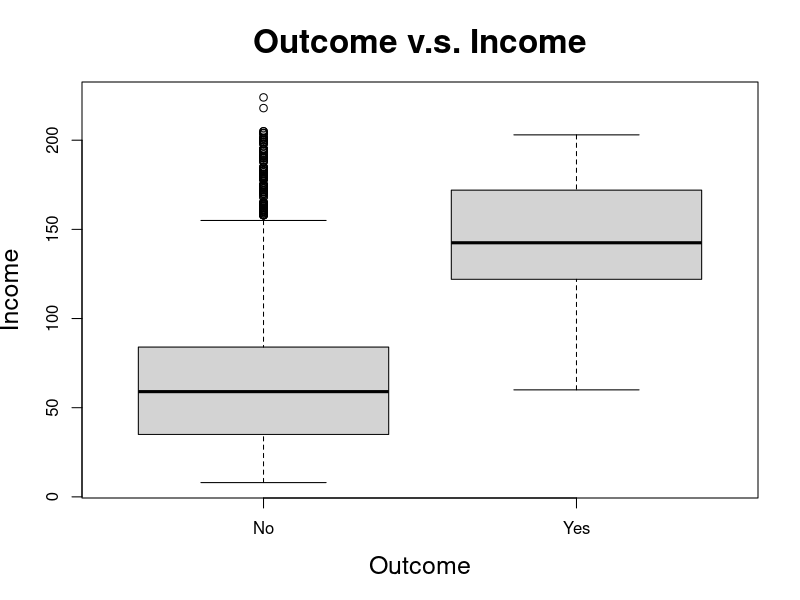
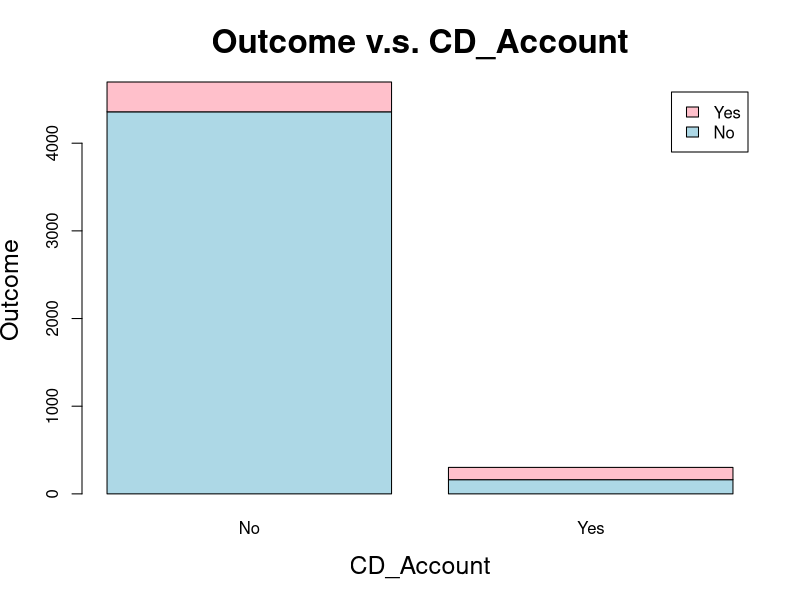

Write the R code that produced these figures, in order.
## ---- chunk 1
rm(list=ls())
total_data <- read.csv("./PersonalLoan.csv", header=T, stringsAsFactors=T)
## ---- chunk 2
# Boxplot (for numerical X)
plot(total_data$Outcome, total_data$Income, main="Outcome v.s. Income",
  xlab="Outcome", ylab='Income', cex.main=2, cex.lab=1.5)

# Stacked bar chart (for categorical X)
counts <- table(total_data$Outcome, total_data$CD_Account)
barplot(counts, col=c("lightblue", "pink"), main="Outcome v.s. CD_Account",
  xlab="CD_Account", ylab='Outcome', legend=rownames(counts), cex.main=2, cex.lab=1.5)
## ---- chunk 3
set.seed(7)
total_obs <- dim(total_data)[1]
## Data Partition: Training v.s. Test split
train_data_indices <- sample(1:total_obs, 0.8*total_obs)
train_data <- total_data[train_data_indices,]
test_data <- total_data[-train_data_indices,]
# Record the size of training data and test data
train_obs <- dim(train_data)[1]
## ---- chunk 4
## lm_full will regress on the non-reference level outcome!
lm_full <- glm(Outcome ~ 
                 Age
               + Experience
               + Income
               + Family
               + CCAvg
               + Education
               + Mortgage
               + CD_Account
               + Online
               + CreditCard,
               family = 'binomial',
               data = total_data)
## ---- chunk 5
summary(lm_full)
## ---- chunk 6
lm_bwd <- step(lm_full, direction = 'backward', k = log(dim(train_data)[1]))
## ---- chunk 7
summary(lm_bwd)
## ---- chunk 8
# Model deployment
lm_full_pred <- predict(lm_full, newdata = test_data, type = 'response')
lm_bwd_pred <- predict(lm_bwd, newdata = test_data, type = 'response')
## ---- chunk 9
# Test data error
library(caret)

lm_full_pred_class <- factor(ifelse(lm_full_pred > 0.5, "Yes", "No"))
lm_bwd_pred_class <- factor(ifelse(lm_bwd_pred > 0.5, "Yes", "No"))

lm_full_acc <- confusionMatrix(lm_full_pred_class, test_data$Outcome, positive = "Yes")
lm_bwd_acc <- confusionMatrix(lm_bwd_pred_class, test_data$Outcome, positive = "Yes")

## ---- chunk 10
print(lm_full_acc)
print(lm_bwd_acc)
## ---- chunk 11
TP <- sum(lm_full_pred > 0.5 & test_data$Outcome == "Yes")
FN <- sum(lm_full_pred <= 0.5 & test_data$Outcome == "Yes")
FP <- sum(lm_full_pred > 0.5 & test_data$Outcome == "No")
TN <- sum(lm_full_pred <= 0.5 & test_data$Outcome == "No")
test_obs <- dim(test_data)[1]

ACC <- 1 - (FN + FP)/test_obs
FNR <- FN/(FN+TP)
sensitivity <- 1 - FNR
FPR <- FP/(TN+FP)
specificity <- 1-FPR

print(c(ACC,sensitivity,specificity))
